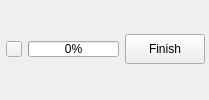
          <widget class="QWidget" name="progress_bar_bar_" native="true">
           <layout class="QVBoxLayout" name="verticalLayout_8">
            <property name="spacing">
             <number>2</number>
            </property>
            <property name="leftMargin">
             <number>4</number>
            </property>
            <property name="topMargin">
             <number>2</number>
            </property>
            <property name="rightMargin">
             <number>4</number>
            </property>
            <property name="bottomMargin">
             <number>4</number>
            </property>
            <item>
             <widget class="QWidget" name="widget_7" native="true">
              <layout class="QHBoxLayout" name="horizontalLayout_6" stretch="1,4,1">
               <property name="spacing">
                <number>6</number>
               </property>
               <property name="leftMargin">
                <number>2</number>
               </property>
               <property name="topMargin">
                <number>0</number>
               </property>
               <property name="rightMargin">
                <number>0</number>
               </property>
               <property name="bottomMargin">
                <number>0</number>
               </property>
               <item>
                <widget class="QToolButton" name="abort_button_">
                 <property name="minimumSize">
                  <size>
                   <width>16</width>
                   <height>16</height>
                  </size>
                 </property>
                 <property name="maximumSize">
                  <size>
                   <width>16</width>
                   <height>16</height>
                  </size>
                 </property>
                 <property name="toolTip">
                  <string>Abort processing this layer</string>
                 </property>
                 <property name="text">
                  <string/>
                 </property>
                 <property name="icon">
                  <iconset resource="../../Resources/QtResources.qrc">
                   <normaloff>:/Images/Close.png</normaloff>:/Images/Close.png</iconset>
                 </property>
                 <property name="iconSize">
                  <size>
                   <width>16</width>
                   <height>16</height>
                  </size>
                 </property>
                </widget>
               </item>
               <item>
                <widget class="QProgressBar" name="progress_bar_">
                 <property name="sizePolicy">
                  <sizepolicy hsizetype="Preferred" vsizetype="Fixed">
                   <horstretch>0</horstretch>
                   <verstretch>0</verstretch>
                  </sizepolicy>
                 </property>
                 <property name="minimumSize">
                  <size>
                   <width>0</width>
                   <height>16</height>
                  </size>
                 </property>
                 <property name="maximumSize">
                  <size>
                   <width>16777215</width>
                   <height>16</height>
                  </size>
                 </property>
                 <property name="toolTip">
                  <string>Progress in processing this layer</string>
                 </property>
                 <property name="value">
                  <number>0</number>
                 </property>
                 <property name="alignment">
                  <set>Qt::AlignCenter</set>
                 </property>
                 <property name="textVisible">
                  <bool>true</bool>
                 </property>
                </widget>
               </item>
               <item>
                <widget class="QPushButton" name="stop_button_">
                 <property name="sizePolicy">
                  <sizepolicy hsizetype="Minimum" vsizetype="Fixed">
                   <horstretch>0</horstretch>
                   <verstretch>0</verstretch>
                  </sizepolicy>
                 </property>
                 <property name="minimumSize">
                  <size>
                   <width>0</width>
                   <height>30</height>
                  </size>
                 </property>
                 <property name="text">
                  <string>Finish</string>
                 </property>
                </widget>
               </item>
              </layout>
             </widget>
            </item>
           </layout>
          </widget>
